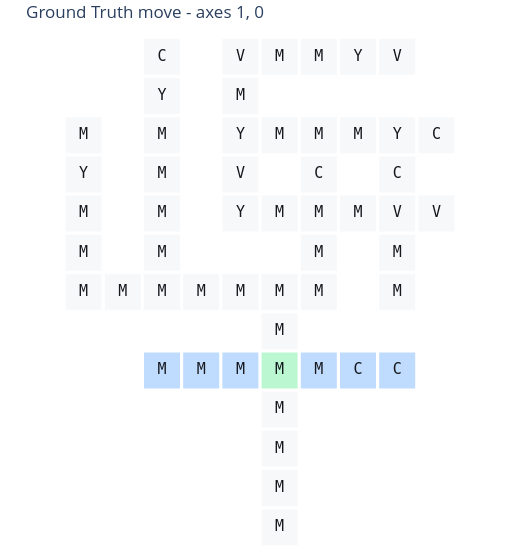

Notebook code for this chart:
### Markdown cell above
## Board visualization — ground truth

Ground truth ≠ only valid solution; it is the move the generator witness-chain selected.

### Code cell
for figure in plot_attempt_move(context, move_source="ground_truth"):
    display(figure)

### Figure 1 — Plotly figure (JSON) as saved in the notebook; plotly's stock layout.template omitted (floating-point values rounded to 4 significant figures)
{"data": [{"customdata": [[[-10, 1], "0"], [[-9, 1], "0"], [[-8, 1], "0"], [[-7, 1], "0"], [[-6, -2], ""], [[-6, -1], ""], [[-6, 0], ""], [[-6, 1], "0"], [[-6, 2], ""], [[-6, 3], ""], [[-6, 4], ""], [[-5, 1], "0"], [[-4, -4], "0,1"], [[-4, -3], "1"], [[-4, -2], "0,1"], [[-4, -1], "1"], [[-4, 0], "1"], [[-4, 1], "0,1"], [[-4, 2], "0,1"], [[-4, 4], "0"], [[-3, -4], "0"], [[-3, -2], "0"], [[-3, 2], "0"], [[-3, 4], "0"], [[-2, -4], "0"], [[-2, -2], "0"], [[-2, 0], "0,1"], [[-2, 1], "1"], [[-2, 2], "0,1"], [[-2, 3], "1"], [[-2, 4], "0,1"], [[-2, 5], "1"], [[-1, -4], "0"], [[-1, -2], "0"], [[-1, 0], "0"], [[-1, 2], "0"], [[-1, 4], "0"], [[0, -4], "0"], [[0, -2], "0"], [[0, 0], "0,1"], [[0, 1], "1"], [[0, 2], "1"], [[0, 3], "1"], [[0, 4], "1"], [[0, 5], "1"], [[1, -2], "0"], [[1, 0], "0"], [[2, -2], "0"], [[2, 0], "0,1"], [[2, 1], "1"], [[2, 2], "1"], [[2, 3], "1"], [[2, 4], "1"]], "hovertemplate": "coord=%{customdata[0]}<br>symbol=%{text}<br>axes=%{customdata[1]}<extra></extra>", "marker": {"color": ["#f7f8fa", "#f7f8fa", "#f7f8fa", "#f7f8fa", "#bfdbfe", "#bfdbfe", "#bfdbfe", "#bbf7d0", "#bfdbfe", "#bfdbfe", "#bfdbfe", "#f7f8fa", "#f7f8fa", "#f7f8fa", "#f7f8fa", "#f7f8fa", "#f7f8fa", "#f7f8fa", "#f7f8fa", "#f7f8fa", "#f7f8fa", "#f7f8fa", "#f7f8fa", "#f7f8fa", "#f7f8fa", "#f7f8fa", "#f7f8fa", "#f7f8fa", "#f7f8fa", "#f7f8fa", "#f7f8fa", "#f7f8fa", "#f7f8fa", "#f7f8fa", "#f7f8fa", "#f7f8fa", "#f7f8fa", "#f7f8fa", "#f7f8fa", "#f7f8fa", "#f7f8fa", "#f7f8fa", "#f7f8fa", "#f7f8fa", "#f7f8fa", "#f7f8fa", "#f7f8fa", "#f7f8fa", "#f7f8fa", "#f7f8fa", "#f7f8fa", "#f7f8fa", "#f7f8fa"], "line": {"color": "rgba(0, 0, 0, 0)", "width": 0}, "size": 36, "symbol": "square"}, "mode": "markers+text", "showlegend": false, "text": ["M", "M", "M", "M", "M", "M", "M", "M", "M", "C", "C", "M", "M", "M", "M", "M", "M", "M", "M", "M", "M", "M", "M", "M", "M", "M", "Y", "M", "M", "M", "V", "V", "Y", "M", "V", "C", "C", "M", "M", "Y", "M", "M", "M", "Y", "C", "Y", "M", "C", "V", "M", "M", "Y", "V"], "textfont": {"color": "#15181d", "family": "DejaVu Sans Mono, Menlo, Consolas, monospace", "size": 15}, "textposition": "middle center", "type": "scatter", "x": [1, 1, 1, 1, -2, -1, 0, 1, 2, 3, 4, 1, -4, -3, -2, -1, 0, 1, 2, 4, -4, -2, 2, 4, -4, -2, 0, 1, 2, 3, 4, 5, -4, -2, 0, 2, 4, -4, -2, 0, 1, 2, 3, 4, 5, -2, 0, -2, 0, 1, 2, 3, 4], "y": [-10, -9, -8, -7, -6, -6, -6, -6, -6, -6, -6, -5, -4, -4, -4, -4, -4, -4, -4, -4, -3, -3, -3, -3, -2, -2, -2, -2, -2, -2, -2, -2, -1, -1, -1, -1, -1, 0, 0, 0, 0, 0, 0, 0, 0, 1, 1, 2, 2, 2, 2, 2, 2]}], "layout": {"dragmode": "pan", "height": 552, "margin": {"b": 4, "l": 4, "r": 4, "t": 36}, "paper_bgcolor": "white", "plot_bgcolor": "rgba(0, 0, 0, 0)", "showlegend": false, "title": {"text": "Ground Truth move - axes 1, 0"}, "width": 520, "xaxis": {"range": [-4.53, 5.53], "scaleanchor": "y", "scaleratio": 1, "showgrid": false, "showticklabels": false, "visible": false, "zeroline": false}, "yaxis": {"range": [-10.53, 2.53], "showgrid": false, "showticklabels": false, "visible": false, "zeroline": false}}}
